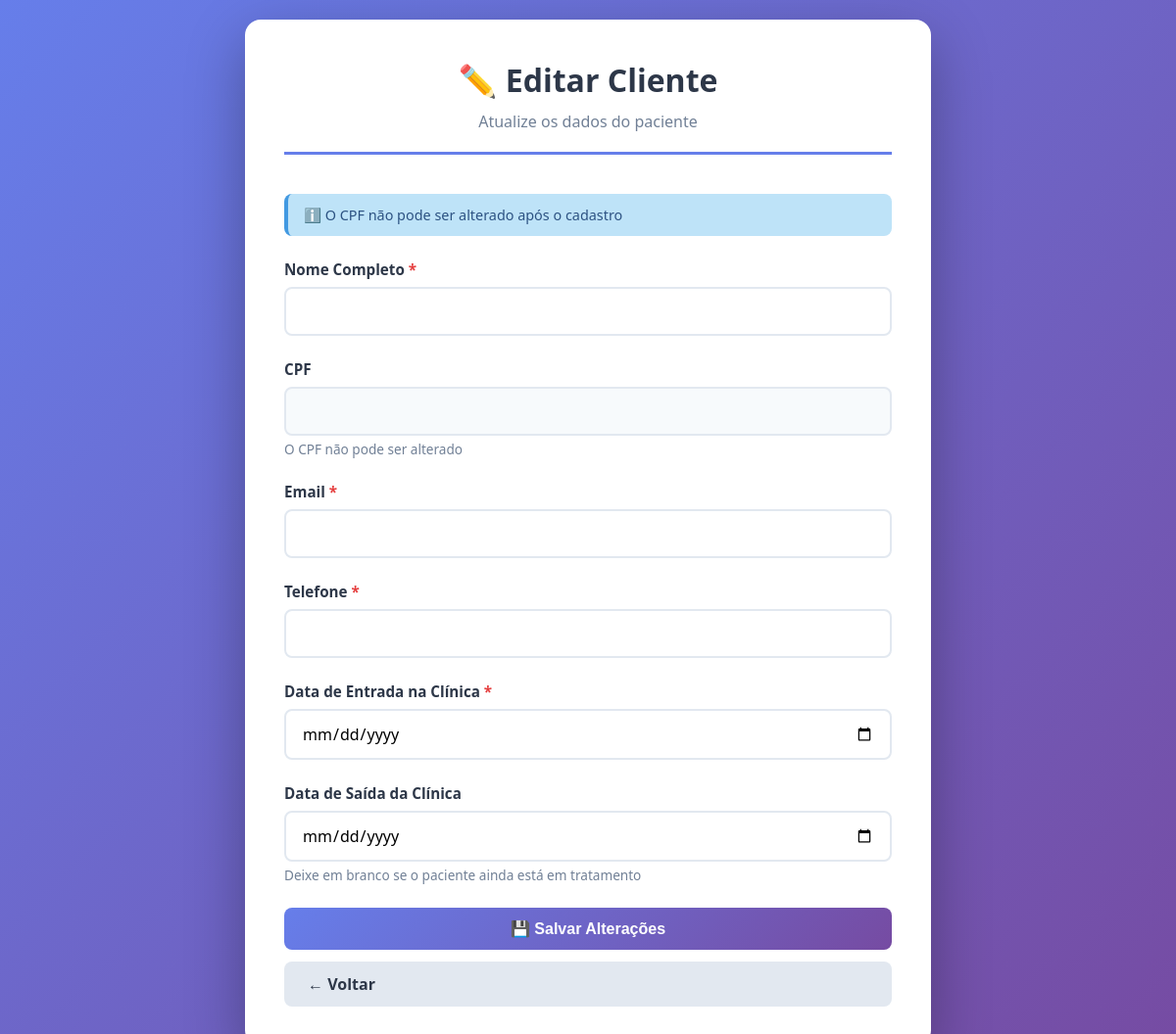
The app's page /editar/1, older data.
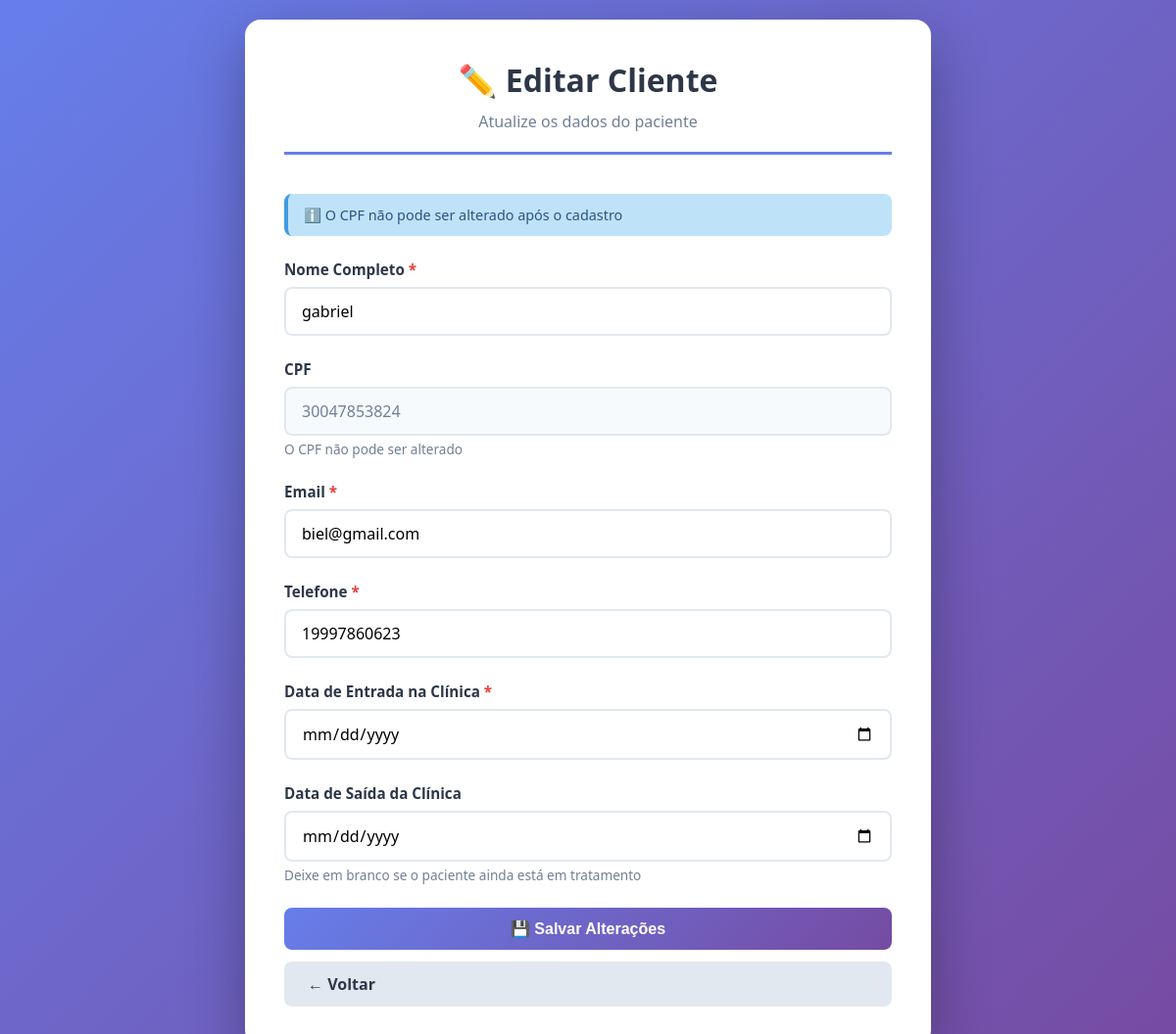
The same page, newer data.
### tables this page shows
CREATE TABLE clientes (
            id INTEGER PRIMARY KEY AUTOINCREMENT,
            nome TEXT NOT NULL,
            cpf TEXT NOT NULL UNIQUE,
            email TEXT NOT NULL,
            telefone TEXT NOT NULL
        );

### app.py (the view, shortened to what this page needs)
@app.route('/editar/<int:id>', methods=['GET', 'POST'])
def editar(id):
    conn = get_db()
    cursor = conn.cursor()
    cursor.execute('SELECT * FROM clientes WHERE id=?', (id,))
    cliente = cursor.fetchone()
    return render_template('editar.html', cliente=cliente)

### app.py (called while the page is built, shortened)
def get_db():
    return _thread_local.db

### templates/editar.html (shortened to what this page needs)
<!DOCTYPE html>
<html lang="pt-BR">
<head>
</head>
<body>
    <div class="container">
        <header>
            <h1>✏️ Editar Cliente</h1>
            <p class="subtitle">Atualize os dados do paciente</p>
        </header>
        <div class="info-box">
            ℹ️ O CPF não pode ser alterado após o cadastro
        </div>
        <form method="POST">
            <div class="form-group">
                <label for="nome">Nome Completo <span class="required">*</span></label>
                <input type="text" id="nome" name="nome" value="{{ cliente[1] }}" required>
            </div>
            <div class="form-group">
                <label for="cpf">CPF</label>
                <input type="text" id="cpf" name="cpf" value="{{ cliente[2] }}" disabled>
                <p class="help-text">O CPF não pode ser alterado</p>
            </div>
            <div class="form-group">
                <label for="email">Email <span class="required">*</span></label>
                <input type="email" id="email" name="email" value="{{ cliente[3] }}" required>
            </div>
            <div class="form-group">
                <label for="telefone">Telefone <span class="required">*</span></label>
                <input type="tel" id="telefone" name="telefone" value="{{ cliente[4] }}" required>
            </div>
            <div class="form-group">
                <label for="data_entrada">Data de Entrada na Clínica <span class="required">*</span></label>
                <input type="date" id="data_entrada" name="data_entrada" value="{{ cliente[5] }}" required>
            </div>
            <div class="form-group">
                <label for="data_saida">Data de Saída da Clínica</label>
                <input type="date" id="data_saida" name="data_saida" value="{{ cliente[6] if cliente[6] else '' }}">
                <p class="help-text">Deixe em branco se o paciente ainda está em tratamento</p>
            </div>
            <button type="submit" class="btn btn-primary">💾 Salvar Alterações</button>
            <a href="/" class="btn btn-secondary">← Voltar</a>
        </form>
    </div>
</body>
</html>

Row changes from the older to the newer data that the page shows:
added clientes: nome "gabriel", cpf "30047853824", email "biel@gmail.com", telefone "19997860623"
